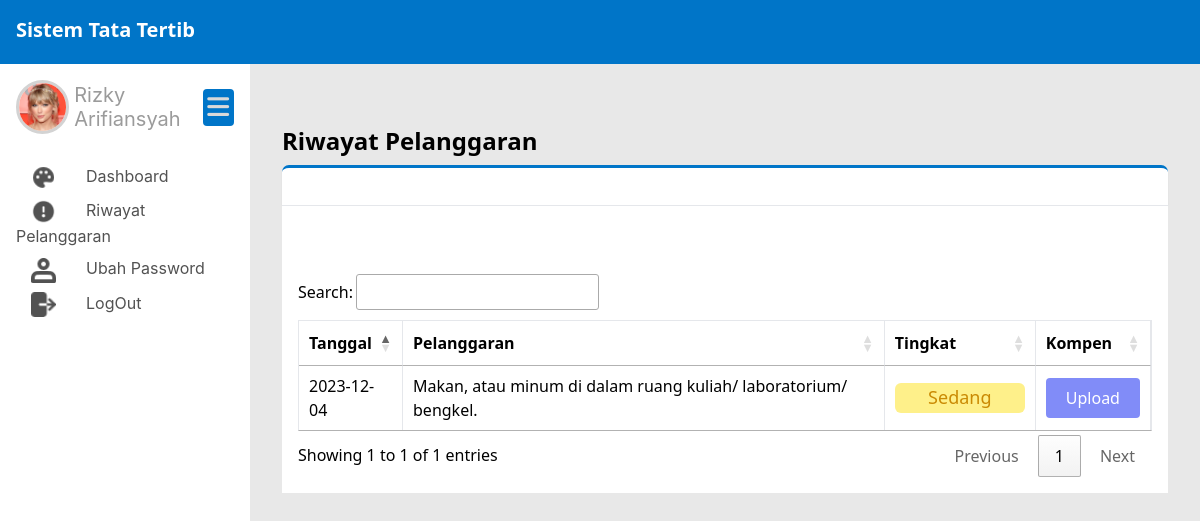
Page /public/mahasiswa/riwayatPelanggaran (signed in) on the earlier database version.
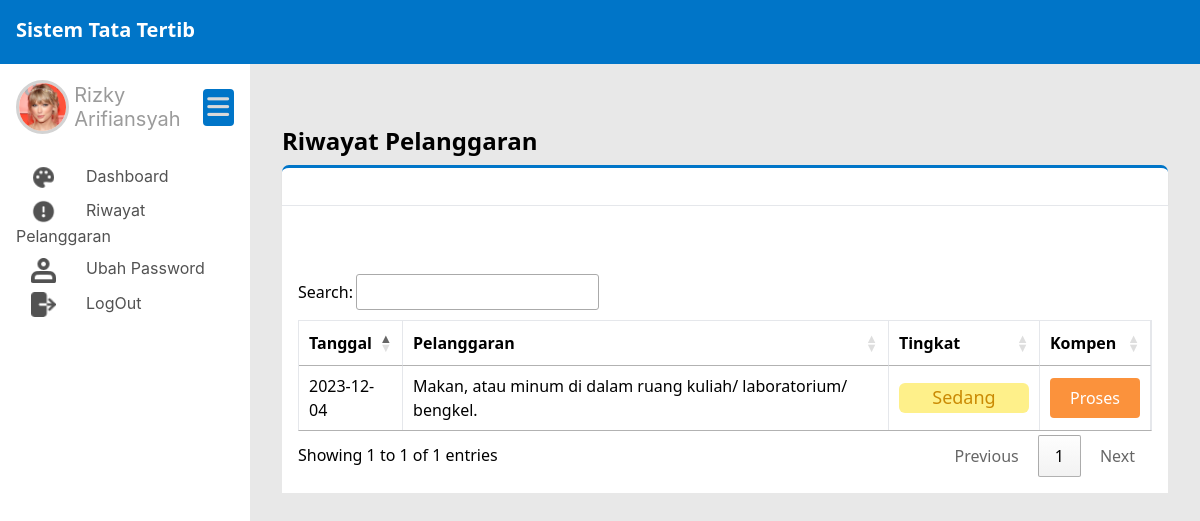
Same page on the later database version.
### tables this page shows
CREATE TABLE `riwayat` (
  `riwayat_id` int(11) NOT NULL,
  `nim` varchar(20) NOT NULL,
  `pengaduan_id` int(11) NOT NULL,
  `status_kompen` enum('baru','sedang dikerjakan','proses','ditolak','selesai') NOT NULL,
  `catatan_kompen` text DEFAULT NULL,
  `bukti_kompen` varchar(200) DEFAULT NULL
);

CREATE TABLE `pengaduan` (
  `pengaduan_id` int(11) NOT NULL,
  `nip` varchar(20) NOT NULL,
  `nim` varchar(20) NOT NULL,
  `pelanggaran_id` int(11) NOT NULL,
  `bukti_pelanggaran` varchar(200) NOT NULL,
  `tanggal_pengaduan` date NOT NULL,
  `status_pengaduan` enum('valid','tidak valid','proses') NOT NULL,
  `catatan` text NOT NULL
);

CREATE TABLE `pelanggaran` (
  `pelanggaran_id` int(11) NOT NULL,
  `pelanggaran` varchar(200) NOT NULL,
  `tingkat` int(11) NOT NULL,
  `sanksi_pelanggaran` varchar(500) NOT NULL
);

### app/core/Controller.php (called while the page is built, shortened)
<?php
class Controller{
    public function view($view, $data = []){
        require_once '../app/views/' . $view . '.php';
    }
    public function model($model){
        return new $model;
    }
}

### app/controllers/Mahasiswa.php (called while the page is built, shortened)
<?php
class Mahasiswa extends Controller{
    public function riwayatPelanggaran(){
        $data['kompen'] = $this->model('Kompen_model')->getKompenByNim($_SESSION['username']);
        $this->view('templates/mahasiswa/header');
        $this->view('mahasiswa/riwayatPelanggaran', $data);
        $this->view('templates/mahasiswa/footer');
    }
}

### app/core/App.php (called while the page is built, shortened)
<?php
class App
{
    protected $method = 'index';
    protected $params = [];
    public function __construct()
    {
        $url = $this->parseURL();
        if(file_exists('../app/controllers/' . $url[0] . '.php')){
            unset($url[0]);
        }
        $this->controller = new $this->controller;
        if(isset($url[1])){
            if(method_exists($this->controller, $url[1])){
                $this->method = $url[1];
            }
        }
        call_user_func_array([$this->controller, $this->method], $this->params);
    }
    public function parseURL()
    {
        if (isset($_GET['url'])) {
            $url = rtrim($_GET['url'], '/');
            $url = filter_var($url, FILTER_SANITIZE_URL);
            $url = explode('/', $url);
            return $url;
        }
    }
}

### public/index.php (called while the page is built, shortened)
<?php
$app = new App;

### app/core/Database.php (called while the page is built, shortened)
<?php
class Database
{
    private $host = DB_HOST;
    private $user = DB_USER;
    private $pass = DB_PASS;
    private $db_name = DB_NAME;
    private $dbh;
    private $stmt;
    public function __construct()
    {
        $dsn = 'mysql:host=' . $this->host . ';dbname=' . $this->db_name;
        $option = [
            PDO::ATTR_PERSISTENT => true,
            PDO::ATTR_ERRMODE => PDO::ERRMODE_EXCEPTION
        ];
        try {
            $this->dbh = new PDO($dsn, $this->user, $this->pass, $option);
        } catch (PDOException $e) {
            die($e->getMessage());
        }
    }
    public function query($query)
    {
        $this->stmt = $this->dbh->prepare($query);
    }
    public function bind($param, $value, $type = null)
    {
        if (is_null($type)) {
            switch (true) {
                default:
                    $type = PDO::PARAM_STR;
            }
        }
        $this->stmt->bindValue($param, $value, $type);
    }
    public function execute()
    {
        $this->stmt->execute();
    }
    public function resultSet()
    {
        $this->execute();
        return $this->stmt->fetchAll(PDO::FETCH_ASSOC);
    }
}

### app/models/Kompen_model.php (called while the page is built, shortened)
<?php
class Kompen_model
{
    private $table2 = 'mahasiswa';
    private $table3 = 'pengaduan';
    private $table4 = 'pelanggaran';
    private $table6 = 'riwayat';
    private $db;
    public function __construct()
    {
        $this->db = new Database;
    }
    public function getKompenByNim($nim)
    {
        $this->db->query('SELECT * FROM ' . $this->table6 . ' a INNER JOIN ' . $this->table2 . ' b ON a.nim = b.nim INNER JOIN
                        ' . $this->table3 . ' c ON a.pengaduan_id = c.pengaduan_id INNER JOIN ' . $this->table4 . ' d
                        ON c.pelanggaran_id = d.pelanggaran_id WHERE a.nim = :nim');
        $this->db->bind('nim', $nim);
        return $this->db->resultSet();
    }
}

### app/views/mahasiswa/riwayatPelanggaran.php (the view, shortened to what this page needs)
<div class="flex-1 pl-8 pb-8 pt-6 pr-8 shadow-sm main_content">
  <h1 class="text-2xl font-bold mb-2">Riwayat Pelanggaran</h1>
  <div class="flex bg-white h-10 items-center shadow-sm subtitle_dashboard">
  </div>
  <div class="flex bg-white flex-col xl:flex-row">
    <div class="flex-1 bg-white p-4">
    <div class="grid grid-cols-1 gap-4 mt-5">
    <div class="container mx-auto mt-8 containerTableDosen overflow-x-auto">
      <table id="tableMahasiswa" class="min-w-full border ">
        <thead>
          <tr class="border-b">
            <th class="py-2 px-4 border-r">Tanggal</th>
            <th class="py-2 px-4 border-r">Pelanggaran</th>
            <th class="py-2 px-4 border-r">Tingkat</th>
            <th class="py-2 px-4 border-r">Kompen</th>
          </tr>
        </thead>
          <tbody>
            <?php
            foreach ($data['kompen'] as $dt)
            {
            ?>
            <tr class="border-b">
              <td class="py-2 px-4 border-r"><?= $dt['tanggal_pengaduan']; ?></td>
              <td class="py-2 px-4 border-r"><?= $dt['pelanggaran']; ?></td>
              <td class="py-2 px-4 border-r text-center">
                <?php
                  if ($dt['tingkat'] == '1') {
                    echo '<div class="w-[130px] h-[30px] rounded-md bg-red-700 px-1 text-lg font-medium text-white">Sangat Berat</div>';
                  } elseif ($dt['tingkat'] == '2') {
                    echo '<div class="w-[130px] h-[30px] rounded-md bg-orange-600 px-1 text-lg font-medium text-white">Berat</div>';
                  }elseif ($dt['tingkat'] == '3'){
                    echo '<div class="w-[130px] h-[30px] rounded-md bg-yellow-500 px-1 text-lg font-medium text-white">Cukup Berat</div>';
                  }elseif ($dt['tingkat'] == '4'){
                    echo '<div class="w-[130px] h-[30px] rounded-md bg-yellow-200 px-1 text-lg font-medium text-yellow-600">Sedang</div>';
                  }elseif ($dt['tingkat'] == '5'){
                    echo '<div class="w-[130px] h-[30px] rounded-md bg-green-200 px-1 text-lg font-medium text-green-700">Ringan</div>';
                  }
                  ?>
              </td>
              <td class="py-2 px-4 border-r">
              <?php
                if ($dt['status_kompen'] == 'baru') {
                  echo '<a href="#"><button id="baru" class="bg-blue-500 hover:bg-blue-700 py-2 px-7 rounded text-white text-center" onclick="showModalProses('.$dt['riwayat_id'].')">Baru</button></a>';
                } elseif ($dt['status_kompen'] == 'sedang dikerjakan') {
                  echo '<a href="'. BASEURL .'/mahasiswa/uploadBuktiKompen/'. $dt['riwayat_id'] .'"><button id="upload" class="bg-indigo-400 hover:bg-indigo-500 py-2 px-5 rounded text-white text-center">Upload</button></a>';
                } elseif ($dt['status_kompen'] == 'proses') {
                  echo '<a href="#"><button id="proses" class="bg-orange-400 py-2 px-5 rounded text-white text-center">Proses</button></a>';
                } elseif ($dt['status_kompen'] == 'ditolak') {
                  echo '<a href="#"><button id="diTolak" class="bg-red-500 hover:bg-red-700 py-2 px-4 rounded text-white text-center" href="#" onclick="showModalDitolak('.$dt['riwayat_id'].')">Ditolak</button></a>';
                } else{
                  echo '<a href="#"><button class="bg-green-500 py-2 px-4 rounded text-white text-center">Selesai</button></a>';
                }
              ?>
              </td>
            </tr>
            <?php
            }
            ?>
          </tbody>
      </table>
    </div>
  </div>
  </div>
</div>

### app/views/templates/mahasiswa/header.php (shortened to what this page needs)
<!DOCTYPE html>
<html lang="en">
<head>
    <script src="https://cdn.tailwindcss.com"></script>
    <link href="https://cdn.jsdelivr.net/npm/tailwindcss@2.2.19/dist/tailwind.min.css" rel="stylesheet">
    <link rel="stylesheet" href="<?= BASEURL; ?>/css/style.css">
    <link rel="stylesheet" href="https://cdnjs.cloudflare.com/ajax/libs/font-awesome/6.4.2/css/all.min.css" />
    <link rel="stylesheet" type="text/css" href="https://cdn.datatables.net/1.13.7/css/jquery.dataTables.min.css">
</head>
<body class="font-sans main">
    <nav class="navbar p-4 h-16 fixed top-0 w-full bg-gray-800">
        <div class="container-fluid mx-auto flex justify-between items-center">
            <div class="text-white font-bold text-xl">Sistem Tata Tertib</div>
        </div>
    </nav>
    <div class="flex">
        <aside class="p-4 sidebar">
            <div class="profil_db">
                <img src="<?= BASEURL; ?>/img/profil/profil.png" alt="" class="foto_profil">
                <h3 class="nama_profil">Rizky Arifiansyah</h3>
                <div class="containerBars containerBarsDefault">
                    <i class="fa-solid fa-bars icon_bars toggle_bars"></i>
                </div>
            </div>
            <ul>
                <li class="mb-2 sidebar_item"><a href="<?= BASEURL; ?>/mahasiswa" class="text_sidebar"><img src="<?= BASEURL; ?>/img/icon/dashboard.png" class="inline icon_sidebar" alt=""><span class="sidebar_text">Dashboard</span></a></li>
                <li class="mb-2 sidebar_item"><a href="<?= BASEURL; ?>/mahasiswa/riwayatPelanggaran" class="text_sidebar"><img src="<?= BASEURL; ?>/img/icon/laporan_penggunaan.png" class="inline icon_sidebar" alt=""><span class="sidebar_text">Riwayat Pelanggaran</span></a></li>
                <li class="mb-2 sidebar_item"><a href="<?= BASEURL; ?>/mahasiswa/ubahPassword" class="text_sidebar"><img src="<?= BASEURL; ?>/img/icon/password.png" class="inline icon_sidebar" alt=""><span class="sidebar_text">Ubah Password</span></a></li>
                <li class="mb-2 sidebar_item"><a onclick="confirmLogin()" href="#" class="text_sidebar"><img src="<?= BASEURL; ?>/img/icon/logout.png" class="inline icon_sidebar" alt=""><span class="sidebar_text">LogOut</span></a></li>
            </ul>
        </aside>

### app/views/templates/mahasiswa/footer.php (shortened to what this page needs)
</body>
</html>

### public/css/style.css (style rules this page uses)
.navbar { background-color: #0075c8 !important; }
.icon_sidebar { margin-right: 30px; margin-left: 15px; width: 25px; height: 25px; }
.text_sidebar { color: #525252; font-family: Inter; font-size: 16px; font-style: normal; font-weight: 400; line-height: normal; }
.sidebar { background: #fff; width: 250px; height: 100vh; z-index: 30; position: fixed; margin-top: 64px; }
.main_content { margin-left: 250px; margin-top: 64px; }
.main { background: #e8e8e8; }
.profil_db { align-items: center !important; display: flex; margin-bottom: 30px; }
.nama_profil { color: #9b9b9b; font-family: Inter; font-size: 20px; font-style: normal; font-weight: 400; line-height: normal; }
.containerBars { width: 40px; height: 37px; border-radius: 4px; background: #0075c8; display: flex; justify-content: center; align-items: center; margin-left: auto; }
.icon_bars { font-size: 25px; border-radius: 2.5px; color: #d9d9d9; }
.foto_profil { border-radius: 50px; border: solid; border-color: lightgray; width: 53.2px; height: 54.133px; flex-shrink: 0; margin-right: 5px; }
.subtitle_dashboard { border-top: solid; border-radius: 7px 7px 0px 0px; border-color: #0075c8; }

Differences in the rows shown:
changed riwayat "Makan, atau minum di dalam ruang kuliah/ laboratorium/ bengkel.": status_kompen "Upload" → "Proses"
